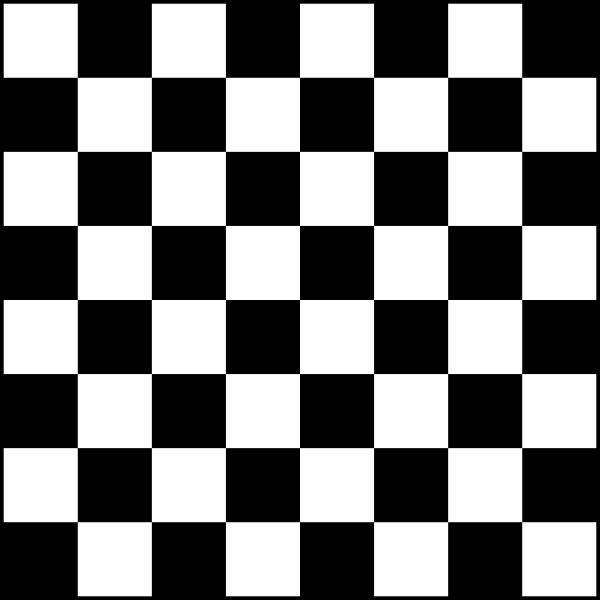
#> input picture assets/chessboard.png, 1200 x 1200 px (shown at 1/2 size)
$ python opencv6.py
#> lines starting #> are read from the running program, lines starting #| are printed output that depends on the picture; after the words box and inside, x2 and y2 are one past the last pixel; in counts of white or black regions, pixels touching at a corner belong together
"""
This script does something useful.
Author: Vedant Korade
"""

import numpy as np
import cv2

img = cv2.imread('assets/chessboard.png')
#> img is the input picture: shape (1200, 1200, 3); min 0, max 255, mean 124.4
#(0, 0) tells OpenCV to calculate the output size based on the scaling factors fx and fy
img = cv2.resize(img, (0, 0), fx=0.75, fy=0.75)
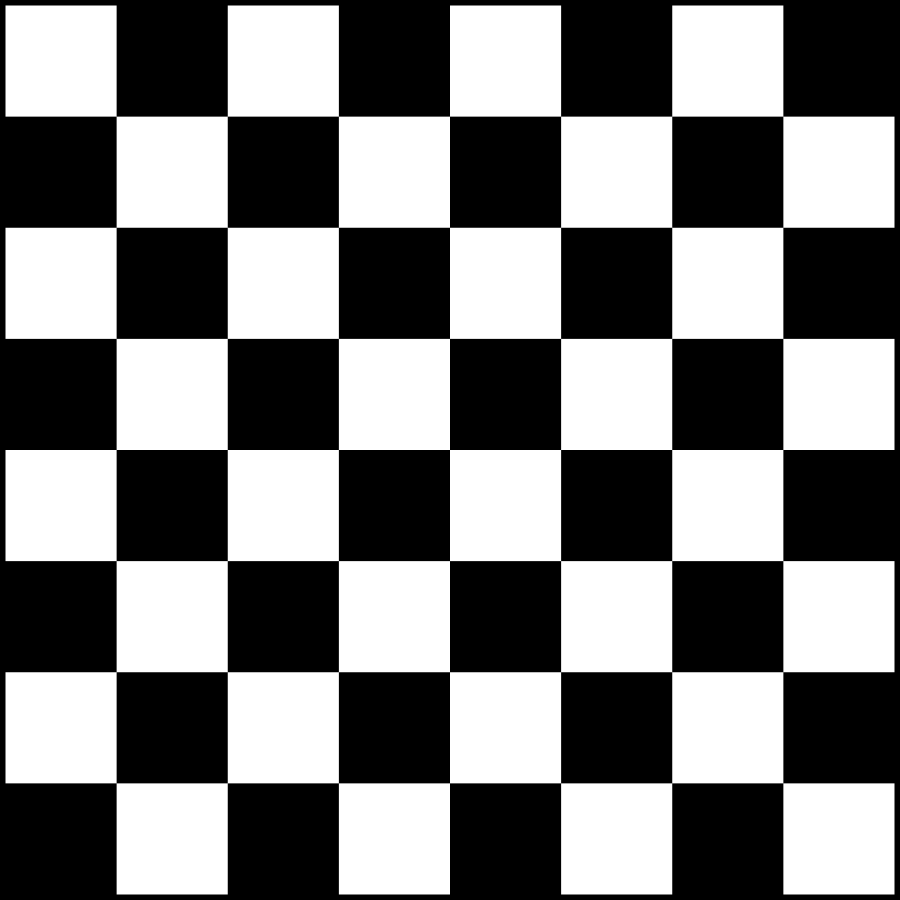
#> img: shape (900, 900, 3); min 0, max 255, mean 124.4
gray = cv2.cvtColor(img, cv2.COLOR_BGR2GRAY)
                                #img, no of best corner, quality level [0-1], min euclidean distance between corners
                                #euclidean distance = sqrt(dx^2 + dy^2) ie direct line joining them
corners = cv2.goodFeaturesToTrack(gray,25,0.01,10)
#> corners = 25 rows, first 8: [450, 450], [449, 561], [338, 450], [561, 449], [450, 338], [339, 560], [560, 339], [560, 560]
corners = np.int_(corners)

for corner in corners:
    x,y = corner.ravel()
    cv2.circle(img, (x,y), 5, (0, 0, 255), -1)
#> this loop made 25 passes
#> (x, y) on passes 1 to 12: (450, 450), (449, 561), (338, 450), (561, 449), (450, 338), (339, 560), (560, 339), (560, 560), (339, 339), (450, 672), (672, 450), (227, 450)
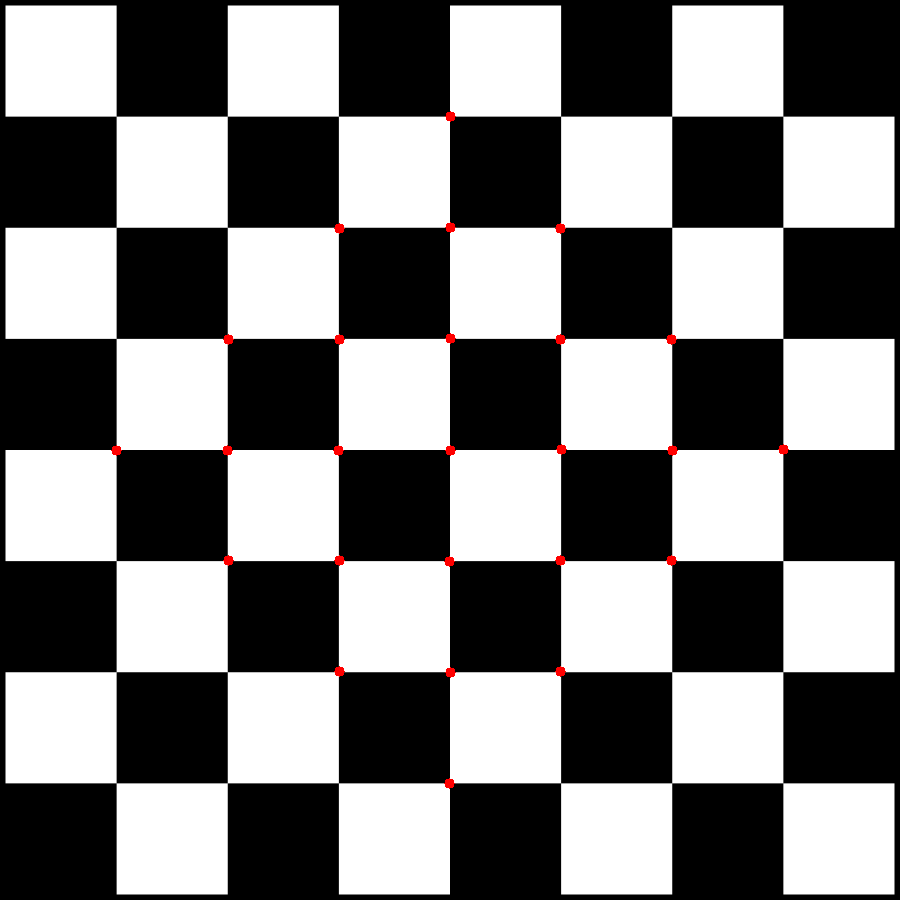
#> img: shape (900, 900, 3); 0.25% of pixels changed, all inside (x1, y1, x2, y2) = (111, 111, 789, 789)

for i in range(len(corners)):
    for j in range(len(corners)):
        if i != j:
            corner1 = tuple(corners[i][0])
            corner2 = tuple(corners[j][0])
            color = tuple(int(x) for x in np.random.randint(0, 256, size=3))
            cv2.line(img, corner1, corner2, color, 1)
#> this loop made 25 passes
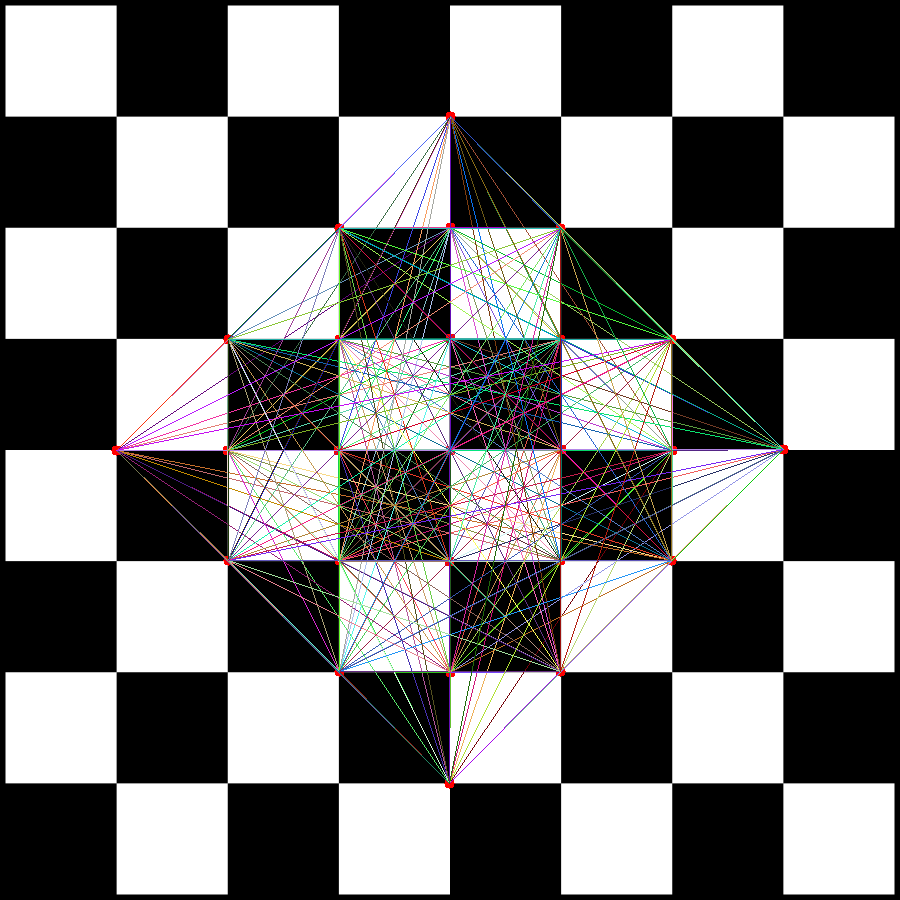
#> img: shape (900, 900, 3); 6.23% of pixels changed, all inside (x1, y1, x2, y2) = (116, 116, 784, 784)

cv2.imshow('Frame', img)
cv2.waitKey(0)
cv2.destroyAllWindows()

$ run again, with assets/file.png copied over assets/chessboard.png
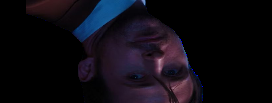
#> input picture assets/file.png, 272 x 103 px
#> img is the input picture: shape (103, 272, 3); mean B, G, R 18.4, 11.2, 13.7
#> corners = 19 rows, first 8: [108, 3], [121, 44], [129, 66], [140, 50], [124, 34], [137, 35], [135, 74], [55, 24]
#> the loop `for corner in corners:` made 19 passes
#> after the loop `for corner in corners:`:
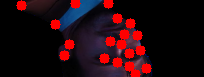
#> img: shape (77, 204, 3); mean B, G, R 14.1, 8.4, 34.4
#> the loop `for i in range(len(corners)):` made 19 passes
#> after the loop `for i in range(len(corners)):`:
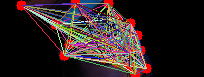
#> img: shape (77, 204, 3); mean B, G, R 34.8, 34.4, 47.5
